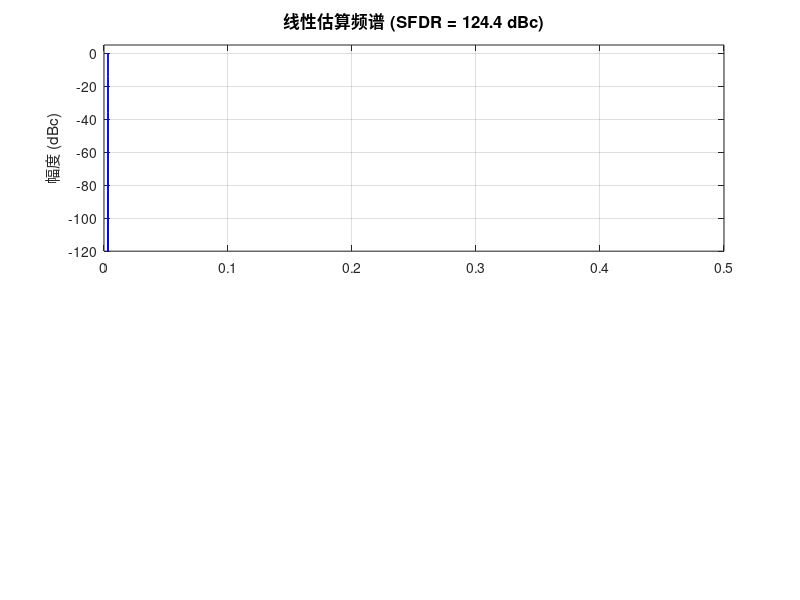

Here is the MATLAB script that generated this plot: (Note: this script raises an error after producing the figure.)
%% 微表补偿频域有效性证明 (SFDR / 谐波压制分析)
clear; close all; clc;

% ==================== 1. 系统与信号参数 ====================
N_points = 16384;        % FFT 点数
f_in_bin = 53;           % 互质的输入频率 Bin
sigma_n  = 0.6;          % 比较器噪声 (LSB)
N_red    = 22;           % 冗余周期数
offset   = 0.0;          % 不刻意加入失调，测试正常工作条件
rng(2026);               % 固定随机种子

% 信号生成: 使用接近满量程的信号幅值（16-bit ADC 满量程 = 32768 LSB）
% 选择 90% 满量程以避免削波，更符合实际测试条件
A_sig = 0.9 * 2^15;      % 约 29491 LSB，接近满量程
t = (0:N_points-1) / N_points;
V_in_ideal = A_sig * sin(2 * pi * f_in_bin * t);

% ==================== 2. 预计算 6-bit 硬件微表 ====================
LUT = zeros(N_red, N_red+1);
for n = 1:N_red
    for k = 0:n
        y = 2*k/n - 1;
        y_safe = max(min(y, 1-1e-15), -1+1e-15); 
        V_exact = sqrt(2)*sigma_n * erfinv(y_safe);
        V_lin = sqrt(pi/2)*sigma_n * y;
        delta = V_exact - V_lin;
        LUT(n, k+1) = round(max(min(delta, 0.5), -0.5) * 64) / 64; % 6-bit量化
    end
end

% ==================== 3. 混合 ADC 仿真引擎 ====================
V_out_lin = zeros(1, N_points);
V_out_lut = zeros(1, N_points);

fprintf('正在运行正弦波全量程仿真及概率引擎计算 (%d 点)...\n', N_points);
tic;
for i = 1:N_points
    v_in = V_in_ideal(i);
    
    % --- 粗量化阶段 (假设前级 SAR 完美量化到整数 LSB) ---
    v_coarse = round(v_in); 
    
    % --- 残差生成 (带入动态失调) ---
    v_res = v_in - v_coarse + offset; 
    
    % --- 后端 2-Flip 概率估算引擎 ---
    v_track = v_res;
    dac_sw = 0; flip_cnt = 0; pD = NaN; frozen = false; k_cnt = 0; n_avg = 0;
    noise = randn(1, N_red) * sigma_n; % 当前样本的比较器噪声
    
    for step = 1:N_red
        D = sign(v_track + noise(step));
        if ~frozen
            dac_sw = dac_sw + D;
            v_track = v_track - D;
            if ~isnan(pD) && D ~= pD
                flip_cnt = flip_cnt + 1;
            end
            pD = D;
            if flip_cnt >= 2
                frozen = true;
            end
        else
            k_cnt = k_cnt + (D == 1);
            n_avg = n_avg + 1;
        end
    end
    
    % --- 后台数字重建 ---
    if n_avg > 0
        y = 2*k_cnt/n_avg - 1;
        V_lin_est = sqrt(pi/2)*sigma_n * y;
        V_lut_est = V_lin_est + LUT(n_avg, k_cnt+1);
        
        % 组合输出并扣除数字域失调
        V_out_lin(i) = v_coarse + dac_sw + V_lin_est - offset;
        V_out_lut(i) = v_coarse + dac_sw + V_lut_est - offset;
    else
        V_out_lin(i) = v_coarse + dac_sw - offset;
        V_out_lut(i) = v_coarse + dac_sw - offset;
    end
end
toc;

% ==================== 4. 频域 FFT 信号处理 ====================
% 加窗 (Blackman-Harris) 抑制频谱泄漏
win = blackmanharris(N_points)';
win_cg = sum(win)/N_points; % 相干增益补偿

% 计算线性估算的 FFT
Y_lin = fft(V_out_lin .* win);
P_lin = 20*log10(abs(Y_lin(1:N_points/2)) / (N_points/2) / win_cg / A_sig);

% 计算 LUT 补偿的 FFT
Y_lut = fft(V_out_lut .* win);
P_lut = 20*log10(abs(Y_lut(1:N_points/2)) / (N_points/2) / win_cg / A_sig);

% 频率轴归一化
freq = (0:N_points/2-1) / N_points;

% ==================== 5. SFDR 计算 ====================
% 屏蔽基频及其附近的 Bin，寻找最大杂散 (Spur)
signal_bins = max(1, f_in_bin-10) : min(N_points/2, f_in_bin+10);
P_lin_no_sig = P_lin; P_lin_no_sig(signal_bins) = -Inf;
P_lut_no_sig = P_lut; P_lut_no_sig(signal_bins) = -Inf;

sfdr_lin = -max(P_lin_no_sig);
sfdr_lut = -max(P_lut_no_sig);

fprintf('\n========== 频域性能对比 ==========\n');
fprintf('线性估算 SFDR: %.2f dBc\n', sfdr_lin);
fprintf('LUT补偿 SFDR : %.2f dBc\n', sfdr_lut);
fprintf('SFDR 改善幅度: %.2f dB\n', sfdr_lut - sfdr_lin);
fprintf('===================================\n');

% ==================== 6. 频谱可视化 ====================
figure('Position', [100 100 900 600]);

subplot(2,1,1);
plot(freq, P_lin, 'b', 'LineWidth', 1);
grid on;
axis([0 0.5 -120 5]);
title(sprintf('线性估算频谱 (SFDR = %.1f dBc)', sfdr_lin), 'FontSize', 12);
ylabel('幅度 (dBc)');
yline(-sfdr_lin, 'r--', '最大杂散', 'LabelHorizontalAlignment', 'left');

subplot(2,1,2);
plot(freq, P_lut, 'Color', [0.8500 0.3250 0.0980], 'LineWidth', 1);
grid on;
axis([0 0.5 -120 5]);
title(sprintf('LUT 微表补偿频谱 (SFDR = %.1f dBc)', sfdr_lut), 'FontSize', 12);
xlabel('归一化频率 (f/fs)');
ylabel('幅度 (dBc)');
yline(-sfdr_lut, 'r--', '最大杂散', 'LabelHorizontalAlignment', 'left');
